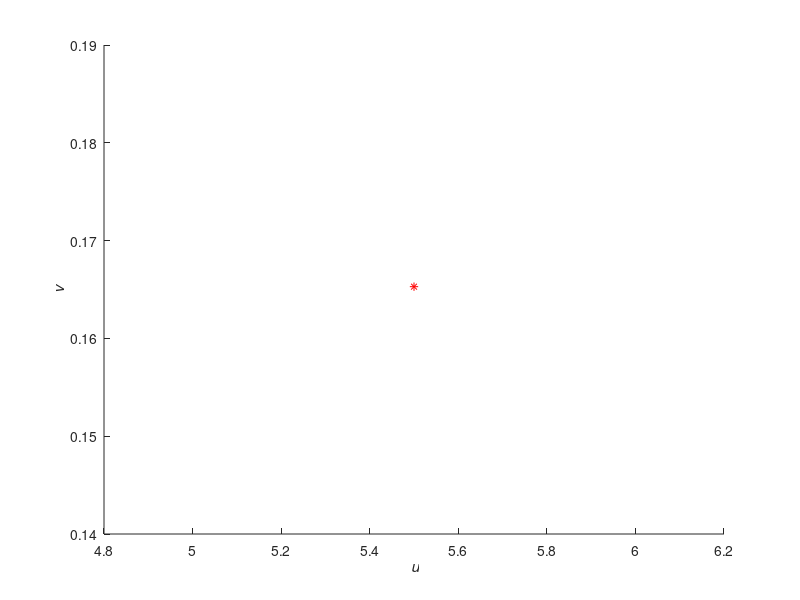

Recreate this plot in MATLAB. (Note: this script raises an error after producing the figure.)
%The time mesh on which we evaluate trajectories.
t_mesh = linspace(100,1200,50000);

%Parameter values
a = 0.5;
b = 5;
tau = 0.05;

%The fixed point for the parameter values.
u_fixed = b + a;
v_fixed = b/((b+a).^2);

%The initial data.
u0 = @(t) u_fixed + 0.001*(sin(sqrt(2)*t) + cos(t));
v0 = @(t) v_fixed + 0.001*(sin(sqrt(2)*t) + cos(t));


%Plot the no delay trajectory.
figure
hold on;
xlabel('{\it u}');
ylabel('{\it v}');
plot(u_fixed,v_fixed,'r*', 'DisplayName','Fixed Point')
[u_values, v_values] = computeNoDelaySchnakenbergTrajectory(a,b,t_mesh,u0(0),v0(0),10e-18,10e9);
plot(u_values,v_values, 'DisplayName',"No delay");

%Plot the fixed delay trajectory.
sol = computeFixedDelaySchnakenbergTrajectory(a,b,tau,max(t_mesh), u0,v0,10e-18,10e9);
%current_y_values = deval(sol, t_mesh);
current_y_values = deval(sol,t_mesh);
u_values = current_y_values(1,:);
v_values = current_y_values(2,:);
plot(u_values,v_values, 'DisplayName',"Fixed delay");
    



%The number of points to use in the quadrature rule.
N=3;

%The sigma values we wish to simulate.
sigma_amt = 0;
sigma_values = linspace(0.001,0.002,sigma_amt);

%Plot the distributed delay trajectories.
for index=1:sigma_amt
    
    
    
    sigma = sigma_values(index);
    [integral_evaluation_point, integral_weights] = computeGaussHermiteWeights(tau, sigma, N);
    
    filtered_evaluation_points = integral_evaluation_point;
    
    sol = computeDistributedDelaySchnakenbergTrajectory2(double(integral_evaluation_point), ...
                                                        double(integral_weights), ...
                                                        a,b,...
                                                        max(t_mesh),...
                                                        u0,v0,...
                                                        10e-9,10e9);
    y_values = deval(sol, t_mesh);
    %y_values = sol.y;
    u_values = y_values(1,:);
    v_values = y_values(2,:);
    
    
    plot(t_mesh,v_values, 'DisplayName',"\sigma = "+string(round(sigma,10)));
    
end
legend
%print('Trajcetory Comparison Plot', '-dpng', '-r300');



function solution = computeDistributedDelaySchnakenbergTrajectory2(...
                                                delay_times, ...
                                                weights, ...
                                                a, ...
                                                b, ...
                                                t_max, ...
                                                u0, ...
                                                v0, ...
                                                relative_tolerance, ...
                                                termination_threshold)

    
    %Generate the derivative function for our system, using the given
    %parameter values.
    dydt = @(t,y,Z) distributedDelaySchnakenberg(weights(:)', a,b,t,y,Z);
    
    %Generate an event function to stop the simulation, if it exceeds the
    %specified threshold.
    eventFunction = @(t,y,Z) terminalEventFcn(termination_threshold,t,y,Z);
    options = odeset('RelTol',relative_tolerance,'Events',eventFunction);

    
    %If zero is an evaluation point in our delay_times vector, then exclude
    %it from the dde23 function call and re-insert it in the underlying
    %distributedDelaySchnakenberg function.
    y0 = @(t) [u0(t),v0(t)];
    if(delay_times(1) == 0)  
        solution = dde23(dydt, delay_times(2:end), y0, [0,t_max], options);
    else
        solution = dde23(dydt, delay_times, y0, [0,t_max], options);
    end
end

function derivative = distributedDelaySchnakenberg(weights, a, b, t,y,Z)
    %If zero was one of the delay values, then include the value of u and v
    %at time t in the vector of function values.
    function_values = Z;
    if(size(Z,2)+1 == size(weights,2))
        function_values = [y, Z];
    end
    
    %Use the provided weights to approximate the integral in the governing
    %equation.
    integrand = ((function_values(1,:)).^2).* function_values(2,:);
    integral_approximation = dot(weights, integrand);

    
    %Return the u and v derivatives.
    derivative_u = a - y(1) + integral_approximation;
    derivative_v = b - integral_approximation;
    derivative = [derivative_u, derivative_v]';
end


%This event function is used to terminate the simulation, if it exceeds a
%suitably large threshold.
function [position,isterminal,direction] = terminalEventFcn(threshold, t,y, Z)
    position = max(abs(y(1)))<threshold; %The value that we want to be zero
    isterminal = 1;  % Halt integration 
    direction = 0; 
end

